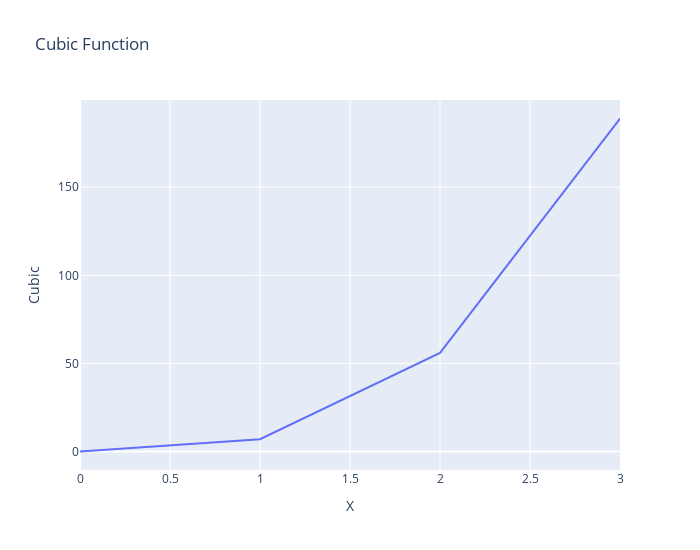

Write notebook code for a chart like this one.
### Code cell
fig = px.line(df, x="X", y="Cubic",width=700, height=550, title='Cubic Function')
fig.show()

### Figure 1 — Plotly figure (JSON) as saved in the notebook; plotly's stock layout.template omitted (floating-point values rounded to 4 significant figures)
{"data": [{"hovertemplate": "X=%{x}<br>Cubic=%{y}<extra></extra>", "legendgroup": "", "line": {"color": "#636efa", "dash": "solid"}, "mode": "lines", "name": "", "orientation": "v", "showlegend": false, "type": "scatter", "x": [0, 1, 2, 3], "xaxis": "x", "y": [0, 7, 56, 189], "yaxis": "y"}], "layout": {"height": 550, "legend": {"tracegroupgap": 0}, "title": {"text": "Cubic Function"}, "width": 700, "xaxis": {"anchor": "y", "autorange": true, "domain": [0, 1], "range": [0, 3], "title": {"text": "X"}, "type": "linear"}, "yaxis": {"anchor": "x", "autorange": true, "domain": [0, 1], "range": [-10.5, 199.5], "title": {"text": "Cubic"}, "type": "linear"}}}
